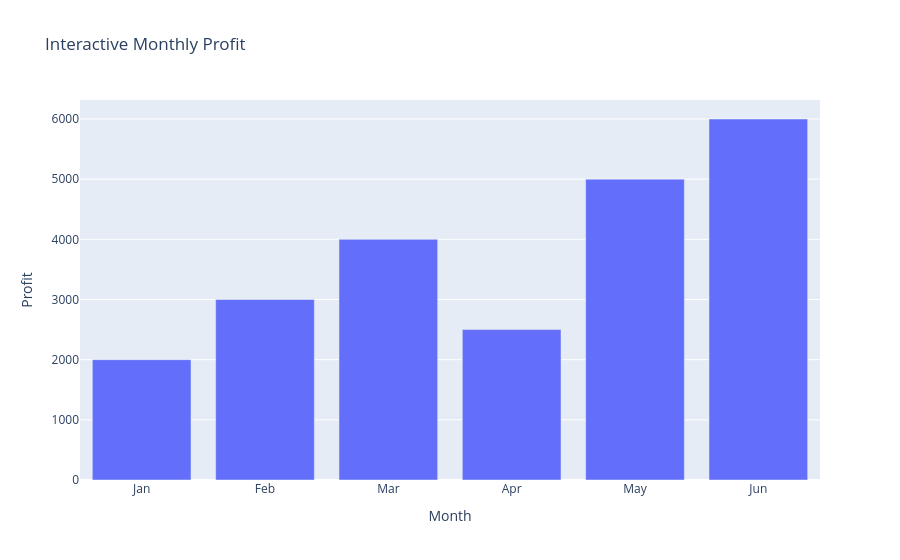

Write notebook code for a chart like this one.
### Code cell
fig = px.bar(df, x='Month', y='Profit', title='Interactive Monthly Profit')
fig.show()

### Figure 1 — Plotly figure (JSON) as saved in the notebook; plotly's stock layout.template omitted (floating-point values rounded to 4 significant figures)
{"data": [{"hovertemplate": "Month=%{x}<br>Profit=%{y}<extra></extra>", "legendgroup": "", "marker": {"color": "#636efa", "pattern": {"shape": ""}}, "name": "", "orientation": "v", "showlegend": false, "textposition": "auto", "type": "bar", "x": ["Jan", "Feb", "Mar", "Apr", "May", "Jun"], "xaxis": "x", "y": [2000, 3000, 4000, 2500, 5000, 6000], "yaxis": "y"}], "layout": {"barmode": "relative", "legend": {"tracegroupgap": 0}, "title": {"text": "Interactive Monthly Profit"}, "xaxis": {"anchor": "y", "domain": [0, 1], "title": {"text": "Month"}}, "yaxis": {"anchor": "x", "domain": [0, 1], "title": {"text": "Profit"}}}}
